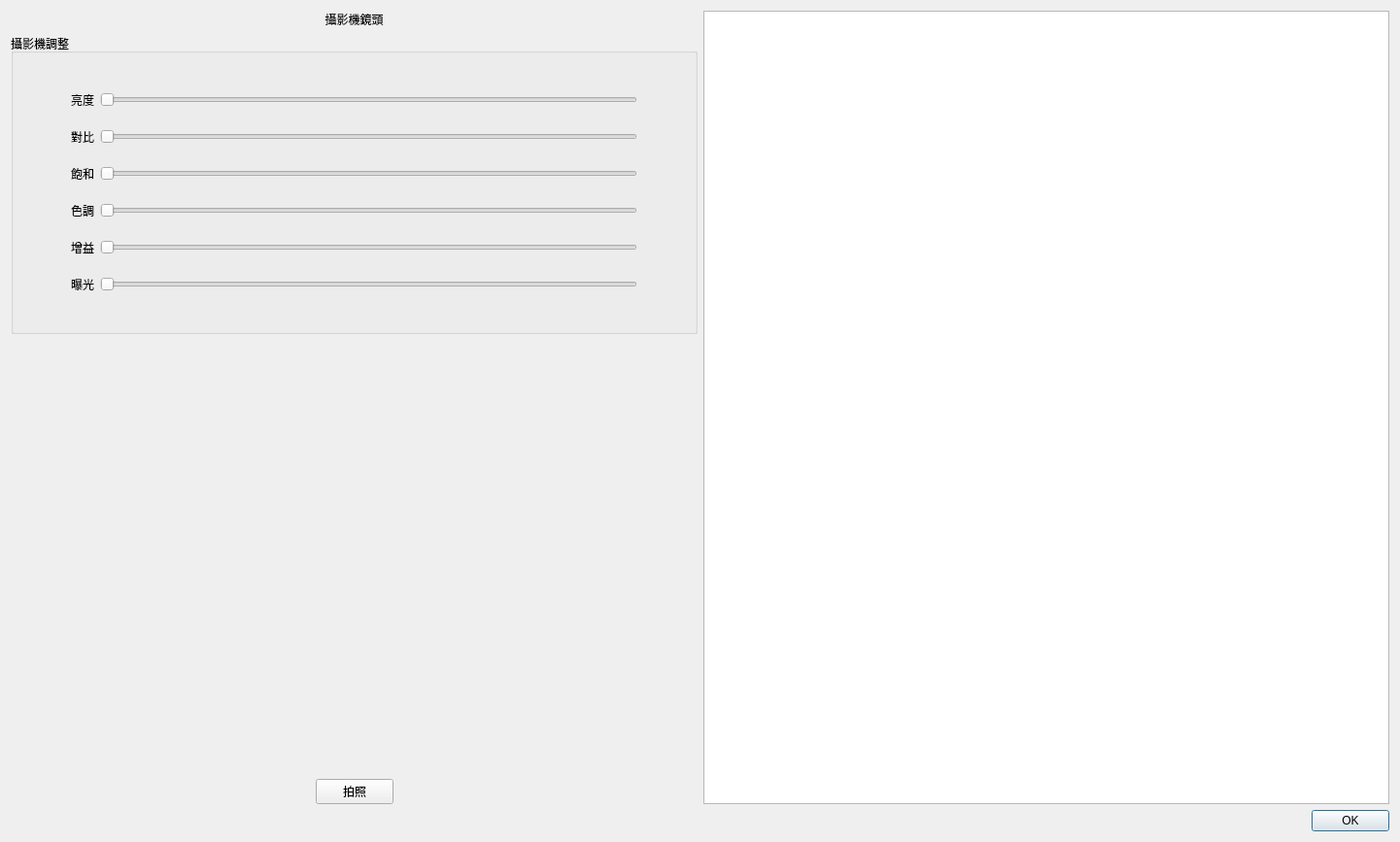
<?xml version="1.0" encoding="UTF-8"?>
<ui version="4.0">
 <class>Dialog_medical_record_image</class>
 <widget class="QDialog" name="Dialog_medical_record_image">
  <property name="geometry">
   <rect>
    <x>0</x>
    <y>0</y>
    <width>1441</width>
    <height>867</height>
   </rect>
  </property>
  <property name="sizePolicy">
   <sizepolicy hsizetype="Preferred" vsizetype="Preferred">
    <horstretch>0</horstretch>
    <verstretch>0</verstretch>
   </sizepolicy>
  </property>
  <property name="windowTitle">
   <string>病歷影像</string>
  </property>
  <layout class="QVBoxLayout" name="verticalLayout">
   <item>
    <layout class="QHBoxLayout" name="horizontalLayout_3">
     <item>
      <layout class="QVBoxLayout" name="verticalLayout_2">
       <item>
        <widget class="QLabel" name="label_camera">
         <property name="text">
          <string>攝影機鏡頭</string>
         </property>
         <property name="alignment">
          <set>Qt::AlignCenter</set>
         </property>
        </widget>
       </item>
       <item>
        <widget class="QGroupBox" name="groupBox">
         <property name="title">
          <string>攝影機調整</string>
         </property>
         <layout class="QGridLayout" name="gridLayout_2">
          <item row="1" column="0">
           <layout class="QGridLayout" name="gridLayout">
            <property name="leftMargin">
             <number>50</number>
            </property>
            <property name="topMargin">
             <number>30</number>
            </property>
            <property name="rightMargin">
             <number>50</number>
            </property>
            <property name="bottomMargin">
             <number>30</number>
            </property>
            <property name="verticalSpacing">
             <number>20</number>
            </property>
            <item row="4" column="1">
             <widget class="QSlider" name="slider_gain">
              <property name="orientation">
               <enum>Qt::Horizontal</enum>
              </property>
             </widget>
            </item>
            <item row="1" column="0">
             <widget class="QLabel" name="label_2">
              <property name="text">
               <string>對比</string>
              </property>
             </widget>
            </item>
            <item row="2" column="0">
             <widget class="QLabel" name="label_3">
              <property name="text">
               <string>飽和</string>
              </property>
             </widget>
            </item>
            <item row="3" column="0">
             <widget class="QLabel" name="label_5">
              <property name="text">
               <string>色調</string>
              </property>
             </widget>
            </item>
            <item row="3" column="1">
             <widget class="QSlider" name="slider_hue">
              <property name="orientation">
               <enum>Qt::Horizontal</enum>
              </property>
             </widget>
            </item>
            <item row="0" column="1">
             <widget class="QSlider" name="slider_brightness">
              <property name="orientation">
               <enum>Qt::Horizontal</enum>
              </property>
             </widget>
            </item>
            <item row="4" column="0">
             <widget class="QLabel" name="label_4">
              <property name="text">
               <string>增益</string>
              </property>
             </widget>
            </item>
            <item row="2" column="1">
             <widget class="QSlider" name="slider_saturation">
              <property name="orientation">
               <enum>Qt::Horizontal</enum>
              </property>
             </widget>
            </item>
            <item row="0" column="0">
             <widget class="QLabel" name="label">
              <property name="text">
               <string>亮度</string>
              </property>
             </widget>
            </item>
            <item row="1" column="1">
             <widget class="QSlider" name="slider_contrast">
              <property name="orientation">
               <enum>Qt::Horizontal</enum>
              </property>
             </widget>
            </item>
            <item row="5" column="0">
             <widget class="QLabel" name="label_6">
              <property name="text">
               <string>曝光</string>
              </property>
             </widget>
            </item>
            <item row="5" column="1">
             <widget class="QSlider" name="slider_exposure">
              <property name="orientation">
               <enum>Qt::Horizontal</enum>
              </property>
             </widget>
            </item>
           </layout>
          </item>
         </layout>
        </widget>
       </item>
       <item>
        <spacer name="verticalSpacer">
         <property name="orientation">
          <enum>Qt::Vertical</enum>
         </property>
         <property name="sizeHint" stdset="0">
          <size>
           <width>20</width>
           <height>40</height>
          </size>
         </property>
        </spacer>
       </item>
       <item>
        <layout class="QHBoxLayout" name="horizontalLayout_2">
         <item>
          <spacer name="horizontalSpacer">
           <property name="orientation">
            <enum>Qt::Horizontal</enum>
           </property>
           <property name="sizeHint" stdset="0">
            <size>
             <width>40</width>
             <height>20</height>
            </size>
           </property>
          </spacer>
         </item>
         <item>
          <widget class="QPushButton" name="pushButton_capture">
           <property name="text">
            <string>拍照</string>
           </property>
          </widget>
         </item>
         <item>
          <spacer name="horizontalSpacer_2">
           <property name="orientation">
            <enum>Qt::Horizontal</enum>
           </property>
           <property name="sizeHint" stdset="0">
            <size>
             <width>40</width>
             <height>20</height>
            </size>
           </property>
          </spacer>
         </item>
        </layout>
       </item>
      </layout>
     </item>
     <item>
      <widget class="QTableWidget" name="tableWidget_capture_images">
       <property name="maximumSize">
        <size>
         <width>16777215</width>
         <height>16777215</height>
        </size>
       </property>
       <attribute name="horizontalHeaderVisible">
        <bool>false</bool>
       </attribute>
       <attribute name="verticalHeaderVisible">
        <bool>false</bool>
       </attribute>
       <attribute name="verticalHeaderDefaultSectionSize">
        <number>30</number>
       </attribute>
       <column>
        <property name="text">
         <string>New Column</string>
        </property>
       </column>
       <column>
        <property name="text">
         <string>New Column</string>
        </property>
       </column>
      </widget>
     </item>
    </layout>
   </item>
   <item>
    <layout class="QHBoxLayout" name="horizontalLayout"/>
   </item>
   <item>
    <widget class="QDialogButtonBox" name="buttonBox">
     <property name="standardButtons">
      <set>QDialogButtonBox::Ok</set>
     </property>
    </widget>
   </item>
  </layout>
 </widget>
 <resources/>
 <connections/>
</ui>
